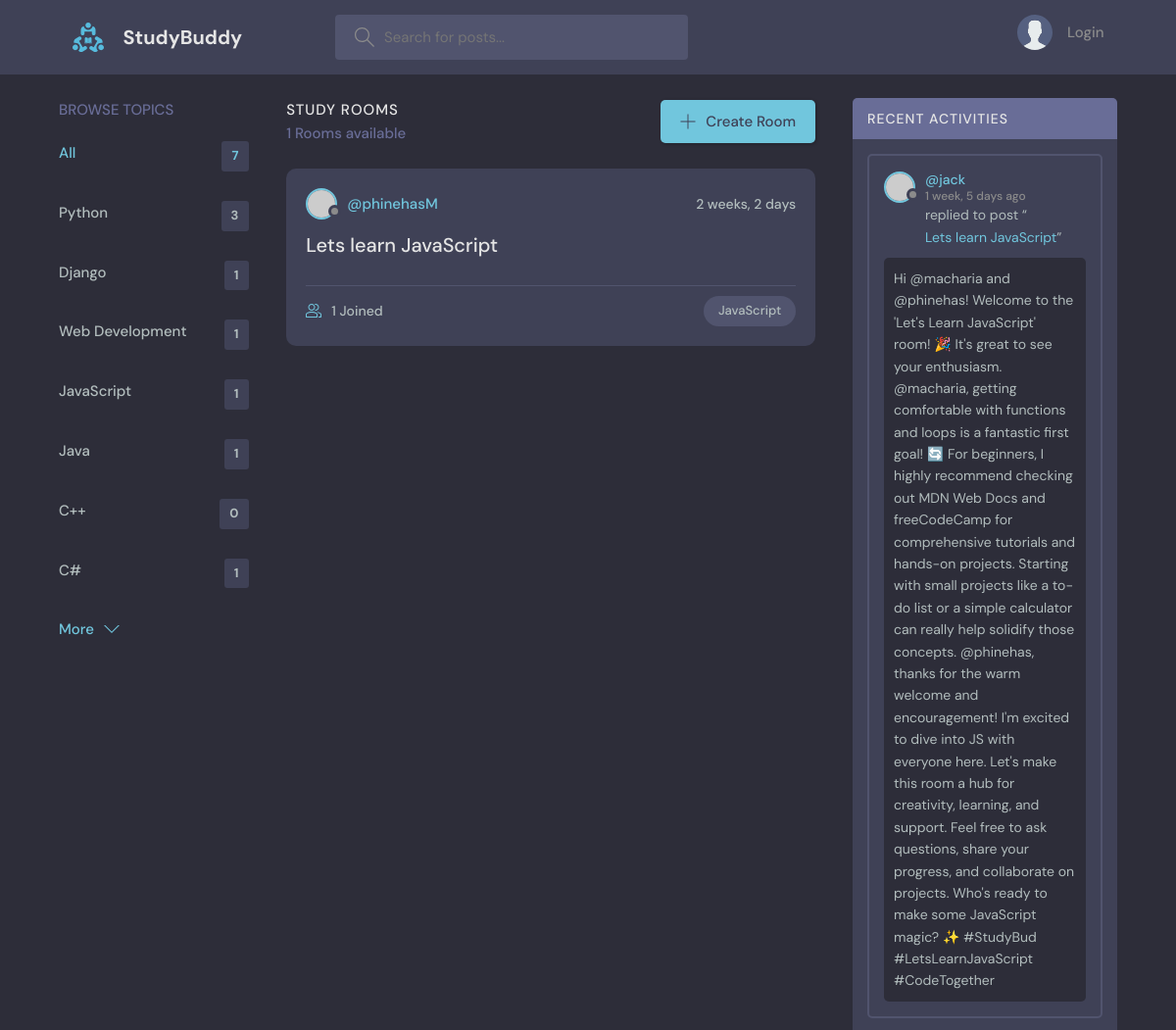
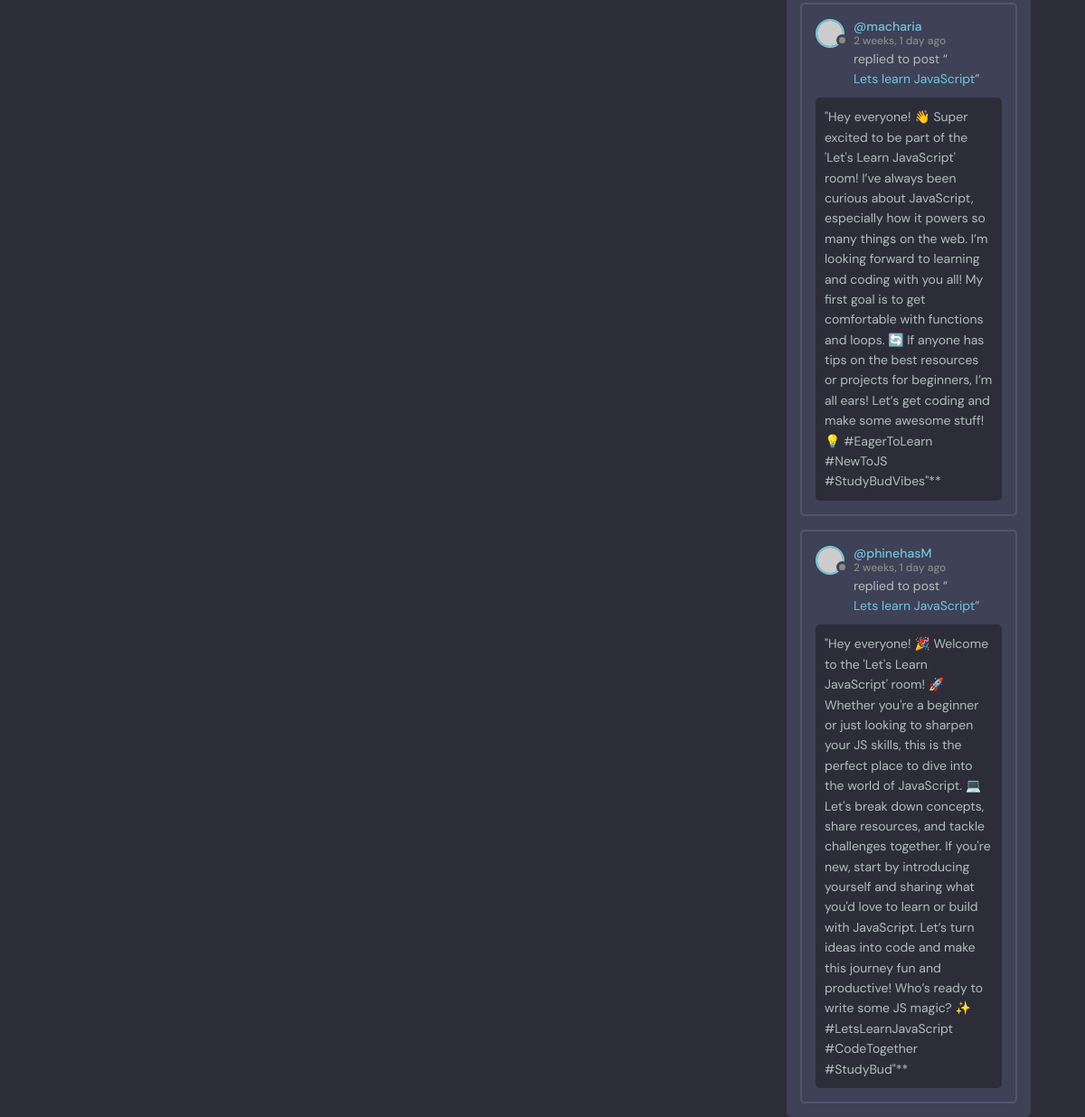
Screenshot of /?q=JavaScript with the database file from the repository (2 pictures, top to bottom).
### base/models.py (models this page shows, shortened)
class Topic(models.Model):
    name = models.CharField(max_length=200)

class Room(models.Model):
    host = models.ForeignKey(User, on_delete=models.SET_NULL, null=True)
    topic = models.ForeignKey(Topic, on_delete=models.SET_NULL, null=True)
    name = models.CharField(max_length=200)
    description = models.TextField(null=True, blank=True)
    participants = models.ManyToManyField(User, related_name='participants', blank=True)
    updated = models.DateTimeField(auto_now=True)
    created = models.DateTimeField(auto_now_add=True)
    class Meta:
        ordering = ['-updated', '-created']
    def __str__(self):
        return self.name

class Message(models.Model):
    user = models.ForeignKey(User, on_delete=models.CASCADE)
    room = models.ForeignKey(Room, on_delete=models.CASCADE)
    body = models.TextField()
    updated = models.DateTimeField(auto_now=True)
    created = models.DateTimeField(auto_now_add=True)
    class Meta:
        ordering = ['-updated', '-created']

### base/views.py (the view)
# urls.py: path('', views.home, name='home'),
def home(request):
    q = request.GET.get('q') if request.GET.get('q') is not None else ''
    rooms = Room.objects.filter(
        Q(topic__name__icontains=q) |
        Q(name__icontains=q) |
        Q(description__icontains=q)
    )
    topics = Topic.objects.all()
    room_count = rooms.count()
    room_messages = Message.objects.filter(Q(room__topic__name__icontains=q))
    context = {'rooms': rooms, 'topics': topics, 'room_count': room_count,
               'room_messages': room_messages}
    return render(request, 'base/home.html', context)

### base/templates/base/home.html (shortened to what this page needs)
{% extends 'main.html' %}
{% block content %}
<main class="layout layout--3">
  <div class="container">
    {% include 'base/topics_component.html' %}
    <div class="roomList">
      <div class="roomList__header">
        <div>
          <h2>Study Rooms</h2>
          <p>{{room_count}} Rooms available</p>
        </div>
        <a class="btn btn--main" href="{% url 'create-room' %}">
          <svg version="1.1" xmlns="http://www.w3.org/2000/svg" width="32" height="32" viewBox="0 0 32 32">
            <title>add</title>
            <path
              d="M16.943 0.943h-1.885v14.115h-14.115v1.885h14.115v14.115h1.885v-14.115h14.115v-1.885h-14.115v-14.115z">
            </path>
          </svg>
          Create Room
        </a>
      </div>
      {% include 'base/feed_component.html' %}
    </div>
    {% include 'base/activity_component.html' %}
  </div>
</main>
{% endblock %}

### base/templates/base/topics_component.html
 <div class="topics">
    <div class="topics__header">
      <h2>Browse Topics</h2>
    </div>
    <ul class="topics__list">
      <li>
        <a href="{% url 'home' %}" class="active">All <span>{{topics.count}}</span></a>
      </li>
      {% for topic in topics %}
      <li>
        <a href="{% url 'home' %}?q={{topic.name}}">{{topic.name}}<span>{{topic.room_set.all.count}}</span></a>
      </li>
      {% endfor %}
    </ul>
    <button class="btn btn--link" href="/">
      More
      <svg version="1.1" xmlns="http://www.w3.org/2000/svg" width="32" height="32" viewBox="0 0 32 32">
        <title>chevron-down</title>
        <path d="M16 21l-13-13h-3l16 16 16-16h-3l-13 13z"></path>
      </svg>
    </button>
  </div>

### base/templates/base/feed_component.html (shortened to what this page needs)
{% for room in rooms %}
<div class="roomListRoom">
    <div class="roomListRoom__header">
      <a href="{% url 'user-profile' room.host.id %}" class="roomListRoom__author">
        <div class="avatar avatar--small">
          <img src="https://randomuser.me/api/portraits/women/11.jpg" />
        </div>
        <span>@{{room.host.username}}</span>
      </a>
      <div class="roomListRoom__actions">
        <span>{{room.created | timesince}}</span>
      </div>
    </div>
    <div class="roomListRoom__content">
      <a href="{% url 'room' room.id %}">{{room.name}}</a>
    </div>
    <div class="roomListRoom__meta">
      <a href="{% url 'room' room.id %}" class="roomListRoom__joined">
        {{room.participants.all.count}} Joined
      </a>
      <p class="roomListRoom__topic">{{room.topic.name}}</p>
    </div>
  </div>
  {% endfor %}

### base/templates/base/activity_component.html (shortened to what this page needs)
<div class="activities">
    <div class="activities__header">
      <h2>Recent Activities</h2>
    </div>
    {% for message in room_messages %}
    <div class="activities__box">
      <div class="activities__boxHeader roomListRoom__header">
        <a href="{% url 'user-profile' message.user.id %}" class="roomListRoom__author">
          <div class="avatar avatar--small">
            <img src="https://randomuser.me/api/portraits/women/11.jpg" />
          </div>
          <p>
            @{{message.user}}
            <span>{{message.created | timesince}} ago</span>
          </p>
        </a>
      </div>
      <div class="activities__boxContent">
        <p>replied to post “<a href="{% url 'room' message.room.id %}">{{message.room}}</a>”</p>
        <div class="activities__boxRoomContent">
            {{ message.body }}
        </div>
      </div>
    </div>
    {% endfor %}
</div>

### rows the page displays
Topic: name "Python", room_set.all.count "3"
Topic: name "Django", room_set.all.count "1"
Topic: name "Web Development", room_set.all.count "1"
Topic: name "JavaScript", room_set.all.count "1"
Topic: name "Java", room_set.all.count "1"
Topic: name "C++", room_set.all.count "0"
Topic: name "C#", room_set.all.count "1"
Room: host.username "phinehasM", created "2 weeks, 2 days", name "Lets learn JavaScript", participants.all.count "1", topic.name "JavaScript"
Message: user "jack", created "1 week, 5 days", room "Lets learn JavaScript", body "Hi @macharia and @phinehas! Welcome to the 'Let's Learn JavaScript' room! 🎉 It's great to see your enthusiasm. @macharia, getting comfortable with functions and loops is a fantastic first goal! 🔄 For beginners, I highly recommend checking out MDN Web Docs and freeCodeCamp for comprehensive tutorials and hands-on projects. Starting with small projects like a to-do list or a simple calculator can really help solidify those concepts. @phinehas, thanks for the warm welcome and encouragement! I'm excited to dive into JS with everyone here. Let's make this room a hub for creativity, learning, and support. Feel free to ask questions, share your progress, and collaborate on projects. Who's ready to…"
Message: user "macharia", created "2 weeks, 1 day", room "Lets learn JavaScript", body "\"Hey everyone! 👋 Super excited to be part of the 'Let's Learn JavaScript' room! I’ve always been curious about JavaScript, especially how it powers so many things on the web. I’m looking forward to learning and coding with you all! My first goal is to get comfortable with functions and loops. 🔄 If anyone has tips on the best resources or projects for beginners, I’m all ears! Let’s get coding and make some awesome stuff! 💡 #EagerToLearn #NewToJS #StudyBudVibes\"**"
Message: user "phinehasM", created "2 weeks, 1 day", room "Lets learn JavaScript", body "\"Hey everyone! 🎉 Welcome to the 'Let's Learn JavaScript' room! 🚀 Whether you're a beginner or just looking to sharpen your JS skills, this is the perfect place to dive into the world of JavaScript. 💻 Let's break down concepts, share resources, and tackle challenges together. If you're new, start by introducing yourself and sharing what you'd love to learn or build with JavaScript. Let’s turn ideas into code and make this journey fun and productive! Who’s ready to write some JS magic? ✨ #LetsLearnJavaScript #CodeTogether #StudyBud\"**"

### other values shown
{{ topics.count }} "7"
{{ room_count }} "1"
